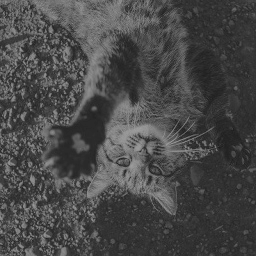
#> input picture Assign1/D.png, 256 x 256 px
$ python DefectImage.py ../Assign1/D.png
#> lines starting #> are read from the running program, lines starting #| are printed output that depends on the picture
import numpy as np
import cv2
import sys

filename = sys.argv[1]

### Black Mask
for k in range(10):
	img = cv2.imread(filename)
#> img is the input picture: shape (256, 256, 3); min 25, max 158, mean 72.4
	msk = cv2.imread('../Black/Mask' + str(k) + '.jpg')
	bad = cv2.addWeighted(img, 1, msk, 1, 0)
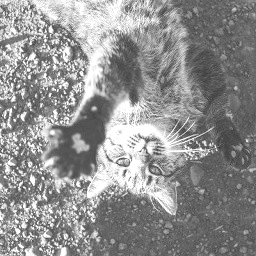
#> bad: shape (256, 256, 3); min 50, max 255, mean 144
	cv2.imwrite('../Defects/Defect_' + filename[:-4] + str(k) + '.jpg', bad)
#> pass 2 of the loop `for k in range(10):`:
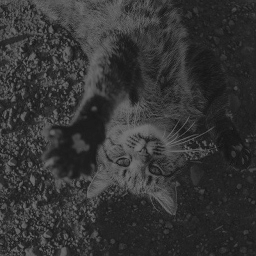
#> input picture Assign1/E.png, 256 x 256 px, given in place of Mask1.jpg, which was not available
#> msk is the input picture: shape (256, 256, 3); min 16, max 119, mean 52.6
#> `bad = cv2.addWeighted(img, 1, msk, 1, 0)`:
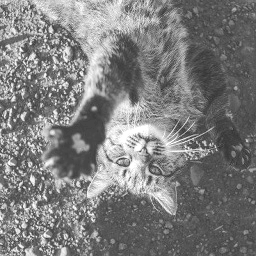
#> bad: shape (256, 256, 3); min 41, max 255, mean 125
#> (the run stopped early here; a loop or call above may not have finished)
